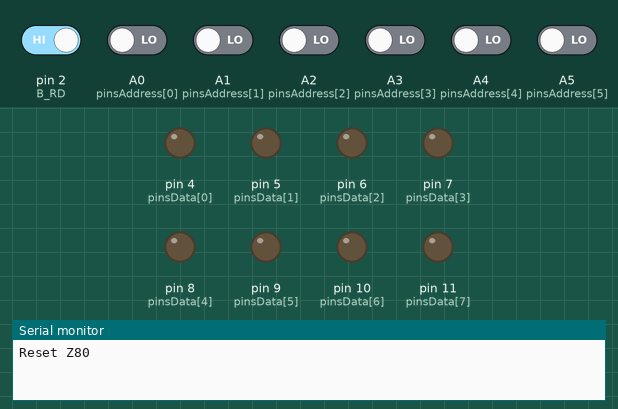
Simulated run of this sketch. Board: Arduino Uno, built with avr-gcc and run on an emulated ATmega328P. Parts: output pins drawn as LEDs (lit = HIGH), the last lines printed to the serial monitor. Inputs (shaded band) come from the test bench; at power-on: pin 2 (B_RD) HIGH, A0 (pinsAddress[0]), A1 (pinsAddress[1]), A2 (pinsAddress[2]), A3 (pinsAddress[3]), A4 (pinsAddress[4]), A5 (pinsAddress[5]) LOW. Pins used as bus, display or sensor lines are not drawn.

Above: at 3.6 s.
3.7 s: pin 2 (B_RD) driven LOW
At 4.7 s:
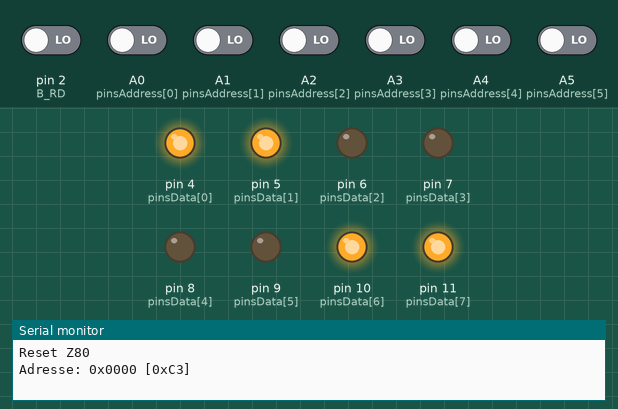
Timing chart, 0 to 6.7 s (numbered marks = the images above; inputs shaded):
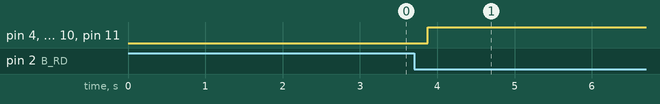

The sketch:

Z80ctl_mem.ino
```cpp
#define B_CLOCK  12  // horloge
#define B_RESET  13  // réinitialisation
#define B_MREQ   3   // requête mémoire
#define B_RD     2   // lecture

#define BITS_ADDR  6  // nombre de bits d'adresse
#define CLKDELAY  120  // delai horloge

// Bus d'adresse
//                   bit       0  1  2  3  4  5
int pinsAddress[BITS_ADDR] = {A0,A1,A2,A3,A4,A5};

// Bus de données
//               bit   0 1 2 3 4 5  6  7
int pinsData[8]     = {4,5,6,7,8,9,10,11};

// Variable pour la routine d'interruption
volatile int doread=0;

// Routine d'interruption
void readISR() {
  doread=1;
}

// Fonction horloge
void doClock(unsigned int n) {
  for(int i=0; i<n; i++) {
    digitalWrite(B_CLOCK, HIGH);
    delay(CLKDELAY);
    digitalWrite(B_CLOCK, LOW);
    delay(CLKDELAY);
  }
}

// Réinitialisation
void doReset() {
    digitalWrite(B_RESET, LOW);
    doClock(10);
    digitalWrite(B_RESET, HIGH);
}

// Lecture de l'adresse
unsigned int getaddr() {
  unsigned int addr = 0;

  for(int pin=0; pin<BITS_ADDR; pin++) {
      if(digitalRead( pinsAddress[pin] ) == HIGH )
        addr |= (1 << pin);
  }

  return addr;
}

// Définition des bits de données
void setData(unsigned char data) {
    for(int pin=0; pin<8; pin++) {
      if(data & 1)
        digitalWrite(pinsData[pin], HIGH);
      else
        digitalWrite(pinsData[pin], LOW);
      data >>= 1;
    }
}

// Configuration
void setup() {
  pinMode(B_CLOCK, OUTPUT);
  pinMode(B_RESET, OUTPUT);
  pinMode(B_MREQ, INPUT);
  pinMode(B_RD, INPUT);

  // Tout le bus de données en sortie
  for( int pin = 0; pin < 8; pin++ ) {
    pinMode(pinsData[pin], OUTPUT);
  }

  // Tout le bus d'adresse en entrée
  for( int pin = 0; pin<BITS_ADDR; pin++ ) {
    pinMode(pinsAddress[pin], INPUT);
  }

  // Activation moniteur série
  Serial.begin(115200);
  delay(25);

  // Reset du Z80
  Serial.println("Reset Z80");
  doReset();
  delay(10);

  // On attache l'interruption
  // Un changement d'état haut vers bas appelle notre routine
  attachInterrupt(digitalPinToInterrupt(B_RD), readISR, FALLING);

}

/*
00 : JP 04 00
03 : 00 nop
04 : 00 nop
05 : 00 nop
06 : JP 00 00
09 : 00 nop
10 : 00 nop
11 : 00 nop
12 : 00 nop
...

0xc3 0x04 0x00
0x00
0x00
0x00
0xc3 0x00 0x00

 JP    L     H     nop   nop   JP    L     H     nop   nop   nop   nop   nop...
0xc3, 0x04, 0x00, 0x00, 0x00, 0xc3, 0x00, 0x00, 0x00, 0x00, 0x00, 0x00, 0x00...
*/

// Mémoire pour notre Z80
unsigned char mem[] = {
  0xc3, 0x04, 0x00, 0x00, 0x00, 0x00, 0xc3, 0x00, 0x00
};

// Boucle principale
void loop() {
  // La routine d'interruption a été appellée,
  // nous avons du travail à faire
  if(doread) {
    // Récupération de l'adresse
    unsigned int addr = getaddr();
    // Affichage
    Serial.print("Adresse: 0x");
    if(addr < 0x10)   Serial.print("0");
    if(addr < 0x100)  Serial.print("0");
    if(addr < 0x1000) Serial.print("0");
    Serial.print(addr, HEX);

    // Si l'adresse est valide (dans les 64 octets de mémoire)
    if(addr >= 0 && addr < sizeof(mem)) {
      // On "pousse" les données correspondante sur le bus
      setData(mem[addr]);
      // Et on affiche le tout
      Serial.print(" [0x");
      if(mem[addr] < 0x10)   Serial.print("0");
      Serial.print(mem[addr], HEX);
      Serial.println("]");
    } else {
      // Nous sommes hors de l'espace mémoire émulé
      // On renvoi 0x00, l'instruction NOP
      setData(0x00);
    }
    // On confirme la prise en charge
    doread=0;
  }

  // Impulsion horloge
  doClock(1);
}
```

Measured:
- after the input at 3.7 s, pin 4 (pinsData[0]), pin 5 (pinsData[1]), pin 10 (pinsData[6]), pin 11 (pinsData[7]): LOW → HIGH after 0.18 s
